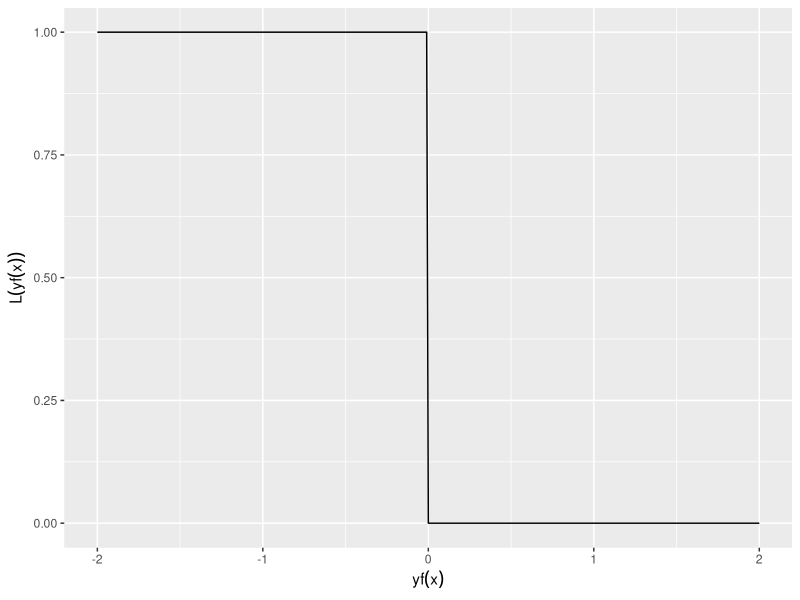

R code for this plot: (Note: this script raises an error after producing the figure.)
# ------------------------------------------------------------------------------
# FIG: 0-1 LOSS
# ------------------------------------------------------------------------------

# DATA -------------------------------------------------------------------------

x <- seq(-2L, 2L, by = 0.01)
y <- as.numeric(x < 0L)

# PLOTS ------------------------------------------------------------------------

p <- ggplot2::qplot(
  x, 
  y, 
  geom = "line",
  xlab = expression(r = yf(x)),
  ylab = expression(L(yf(x))))

p <- p + theme_bw()
p <- p + theme(text = element_text(size = 20L))

ggplot2::ggsave("../figure/plot_loss_01.png", p)
